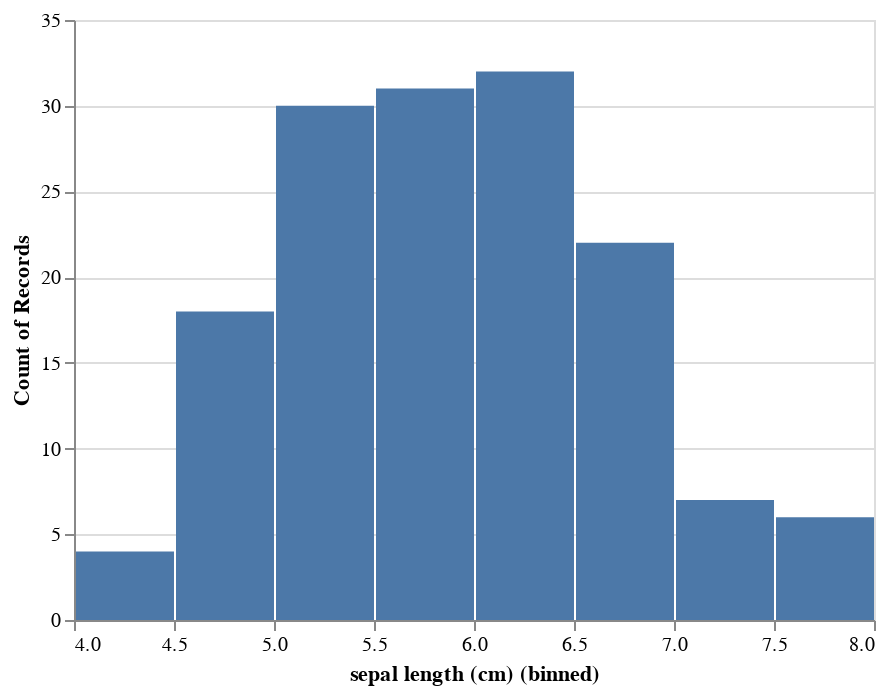

The code cell stored with this chart in its notebook:
### Code cell
# altair
barchart = alt.Chart(pd.DataFrame(df_iris_uni)).mark_bar().encode(
    alt.X("sepal length (cm):Q",bin=alt.Bin(maxbins=10)),
    alt.Y('count():Q', stack=None)
)
barchart

### Figure 1 — Vega-Lite specification as saved in the notebook (floating-point values rounded to 4 significant figures; data arrays with more than 128 entries replaced by an {"elided": "..."} marker saying what was removed)
{"config": {"view": {"continuousWidth": 400, "continuousHeight": 300}}, "data": {"name": "data-84f96f3a2fdea58da25b3b58a4662690"}, "mark": "bar", "encoding": {"x": {"bin": {"maxbins": 10}, "field": "sepal length (cm)", "type": "quantitative"}, "y": {"aggregate": "count", "stack": null, "type": "quantitative"}}, "$schema": "https://vega.github.io/schema/vega-lite/v4.17.0.json", "datasets": {"data-84f96f3a2fdea58da25b3b58a4662690": {"elided": "150 records"}}}
